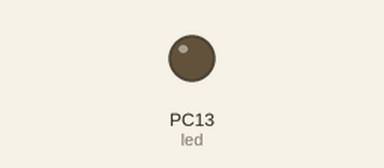
This sketch was run on a simulated STM32 Black Pill. On the bench: output pins drawn as LEDs (lit = HIGH). EEPROM starts erased; what the sketch prints to the serial monitor is not drawn.

Above: at 3.6 s.
At 51.7 s:
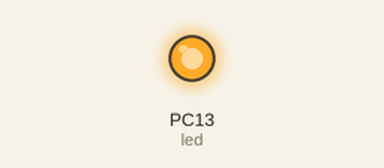
Timing chart, 0 to 53.4 s (numbered marks = the images above):
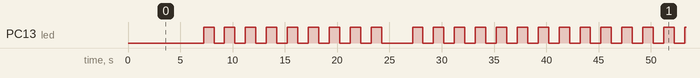

Measured:
- by itself, PC13 (led): moves between LOW and HIGH, repeating every 41.0 s
- by itself, everything shown: repeats every 41.0 s, in 40 steps

The sketch:

prime_logging_STM32F401CCU6.ino
```cpp
/* Prime numbers in Arduino C v5.4 2023/12/14 for STM32F401CCU6 84 MHz */
#include <time.h>
#include <math.h>
#include <EEPROM.h>

double start;
int column = 10;
int found = 4;   // we already know 2, 3, 5, 7
int divisors = found;
uint32_t primes[6550] = {3, 5, 7};
int led = PC13; // LED_BUILTIN

int is_prime(uint32_t number) {
  int prime = 1;
  for (int divider = 3; divider < (int)(sqrt(number)) + 1; divider += 2)
  {
    if (number % divider == 0)
    {
      prime = 0;
      break;
    }
  }
  return prime;
}

int find_primes(uint32_t limit) {
  for(uint32_t number=11; number < limit + 1; number += 2) {
    if( is_prime(number) == 1) {
      primes[found - 1] = number;
      found++;
    }
  }
  primes[found - 1] = limit;
  divisors = found - 1;
  return 1;
}

int is_prime_fast(uint32_t number) {
  uint32_t largest_divider = (int)(sqrt(number));
  int flag_prime = 1;
  for(int i=0; i < divisors; i++)
  {
    if(number % primes[i] == 0)
    {
      flag_prime = 0;
      break;
    }
    if(primes[i] >= largest_divider)
    {
      break;
    }
  }
  return flag_prime;
}

void elapsed_time(int seconds) {
  int hours = (int)seconds/3600;
  int minutes = (int)(seconds/60 - hours*60);
  int sec = (int)(seconds - minutes*60 - hours*3600);
  Serial.print(" ");
  Serial.print(hours);
  Serial.print("h ");
  Serial.print(minutes);
  Serial.print("min ");
  Serial.print(sec);
  Serial.print("s ");
}

void setup() {
  Serial.begin(74880);
  pinMode(led, OUTPUT);
  digitalWrite(led,LOW);
  for (int i = 0; i < 3; i++) {
    Serial.print(".");
    delay(1000);
  }
  const uint32_t scope[] = {100, 1000, 10000, 100000, 1000000, 10000000, 25000000, 100000000, 1000000000, 2147483647, 4294967295 };
  const int reference[] = {25, 168, 1229, 9592, 78498, 664579, 1565927, 5761455, 50847534, 105097564, 203280221};

  // previous run
  Serial.print("\nGet previous results for this STM32F401CCU6:\n");
  Serial.print("    last        seconds   \n");
  for(int i = 0; i < 11; i++) {
    int spaces = 12 - (int)log10(scope[i]);
    for(int j = 0; j < spaces; j++) {
      Serial.print(" ");
    }
    Serial.print(scope[i]);
    Serial.print("    ");
    float last_time;
    EEPROM.get(i * 4 + 1, last_time);
    Serial.print(last_time, 6);
    Serial.print("\n");
  }

  // start calculating scope 0 to 7 aka 100 to 100 million
  for (int i = 0; i < 5; i++)
  {
    int last = scope[i];
    found = 4;   // we already know 2, 3, 5, 7
    Serial.println("\n\nPrime v5.4 in Arduino C - 2023/12/17");
    Serial.print("Calculating prime numbers until ");
    Serial.println(last);
    // start = millis();
    start = micros();        // use micros() for more precision in runtimes < 70 minutes
    int largest_divider = (int)(sqrt(last));
    if(largest_divider % 2 == 0)
    {
      largest_divider += 1;
    }
    find_primes(largest_divider);
    Serial.print("Found ");
    Serial.print(found);
    Serial.print(" primes until ");
    Serial.print(largest_divider);
    Serial.print(" to use as divisors.\n");
    int dot = millis();
    int column = 0;
    for(uint32_t number = largest_divider + 2; number < last; number += 2)
    {
      found += is_prime_fast(number);
      if((millis() - dot) > 1000) {
        Serial.print(".");
        dot = millis();
        column += 1;
        if(column % 2 == 0) {
          digitalWrite(led, HIGH);
        }
        else
        {
          digitalWrite(led, LOW);
        }
        if(column > 40) {
          column = 0;
          elapsed_time((micros()-start)/1000000);
          Serial.print(" - ");
          Serial.print(number);
          Serial.print(" ");
          Serial.print((int)(number / (last / 100)));
          Serial.print("% \n");
        }
      }
    }
    // float duration = (millis() - start)/1000;
    float duration = (micros() - start)/1000000; // use micros() for more precision in runtimes < 70 minutes
    if(duration > 2) {
      Serial.print("\n");
    }
    Serial.print("Found ");
    Serial.print(found);
    Serial.print(" prime numbers. It should be ");
    Serial.print(reference[i]);
    Serial.print(".\nThis took ");
    Serial.print(duration, 6);
    Serial.print(" seconds.");
    elapsed_time(duration);
    EEPROM.put(i * 4 + 1, duration);
  }
  Serial.print("\n");


  // start calculating scope 8 to 10 aka 1 billion to 4 billion - now in millis since micros overflows after 71 minutes
  for (int i = 10; i < 11; i++)
  {
    uint32_t last = scope[i];
    found = 4;   // we already know 2, 3, 5, 7
    Serial.println("\n\nPrime v5.4 in Arduino C - 2023/12/17");
    Serial.print("Calculating prime numbers until ");
    Serial.println(last);
    start = millis();
    uint32_t largest_divider = (uint32_t)(sqrt(last));
    if(largest_divider % 2 == 0)
    {
      largest_divider += 1;
    }
    find_primes(largest_divider);
    Serial.print("Found ");
    Serial.print(found);
    Serial.print(" primes until ");
    Serial.print(largest_divider);
    Serial.print(" to use as divisors.\n");
    int dot = millis();
    int column = 0;
    for(uint32_t number = largest_divider + 2; number < last; number += 2)
    {
      found += is_prime_fast(number);
      if((millis() - dot) > 1000) {
        Serial.print(".");
        dot = millis();
        column += 1;
        if(column % 2 == 0) {
          digitalWrite(led, HIGH);
        }
        else
        {
          digitalWrite(led, LOW);
        }
        if(column > 40) {
          column = 0;
          elapsed_time((millis()-start)/1000);
          Serial.print(" - ");
          Serial.print(number);
          Serial.print(" ");
          Serial.print((int)(number / (last / 100)));
          Serial.print("% \n");
        }
      }
    }
    float duration = (millis() - start)/1000;
    // float duration = (micros() - start)/1000000; // use micros() for more precision in runtimes < 70 minutes
    if(duration > 2) {
      Serial.print("\n");
    }
    Serial.print("Found ");
    Serial.print(found);
    Serial.print(" prime numbers. It should be ");
    Serial.print(reference[i]);
    Serial.print(".\nThis took ");
    Serial.print(duration, 6);
    Serial.print(" seconds.");
    elapsed_time(duration);
    EEPROM.put(i * 4 + 1, duration);
  }
  Serial.print("\n");
}

void loop() {  // program finished, just keep printing some dots
  for(int i = 0; i < 80; i++) {
    Serial.print(".");
    for(int x = 0; x < 100; x++) {
      digitalWrite(led, HIGH);
      delay(20);
      digitalWrite(led, LOW);
      delay(30);
    }
  }
  Serial.print(".\n");
}
```
